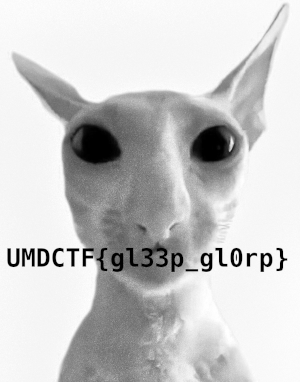
#> input picture UMDCTF2025/misc/alien-transmission/flag.png, 300 x 382 px
$ python gen.py
#> lines starting #> are read from the running program, lines starting #| are printed output that depends on the picture
import numpy as np
import random
from skimage.io import imread, imsave


filename = "./flag.png"
img = imread(filename, as_gray=True)
#> img is the input picture: shape (382, 300) float64; min 0, max 1, mean 0.793

(width, height) = img.shape
#> width = 382; height = 300

random.seed(420)
kernel = [[float(random.randint(-10,10)) for _ in range(19)] for _ in range(19)]
print(kernel)
q = sum(sum(kernel, start=[]))
print(q)

kernel = [[a / q for a in r] for r in kernel]

output_data = []
for x in range(9, width-9):
    row = []
    for y in range(9, height-9):
        p = 0.0
        for i in range(-9, 10):
            for j in range(-9, 10):
                p += img[x+i, y+j] * kernel[i+9][j+9]
        row.append((0, p, 0))
    output_data.append(row)
#> after the loop, output_data = 364 items

output_data = np.array(output_data)
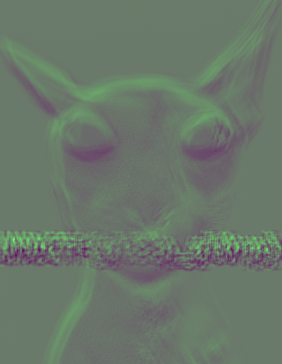
#> output_data: shape (364, 282, 3) float64; mean of channels 0, 1, 2 0, 0.813, 0; drawn with min black and max white
output_data = np.interp(output_data, (-10, 10), (0, 256))
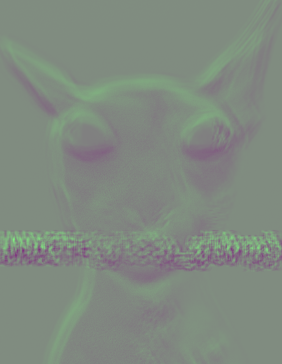
#> output_data: shape (364, 282, 3) float64; mean of channels 0, 1, 2 128, 138.4, 128; drawn as R, G, B
output_data = np.uint8(np.round(output_data))
imsave("output.png", output_data)
